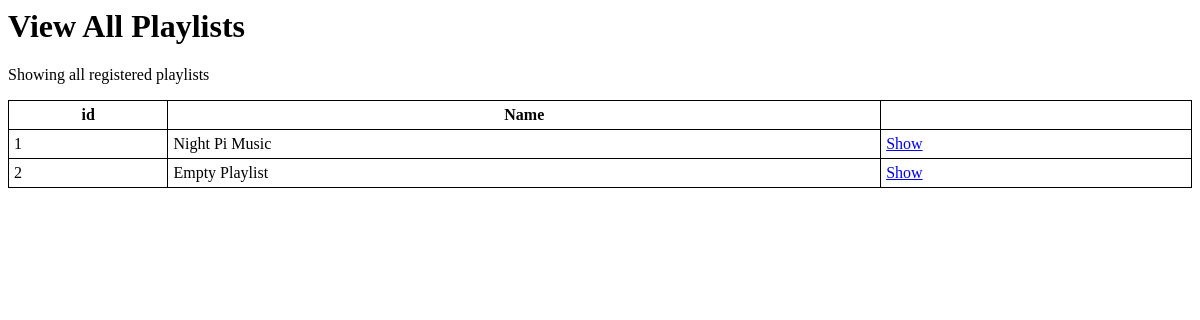
Page /playlist/ on the earlier database version.
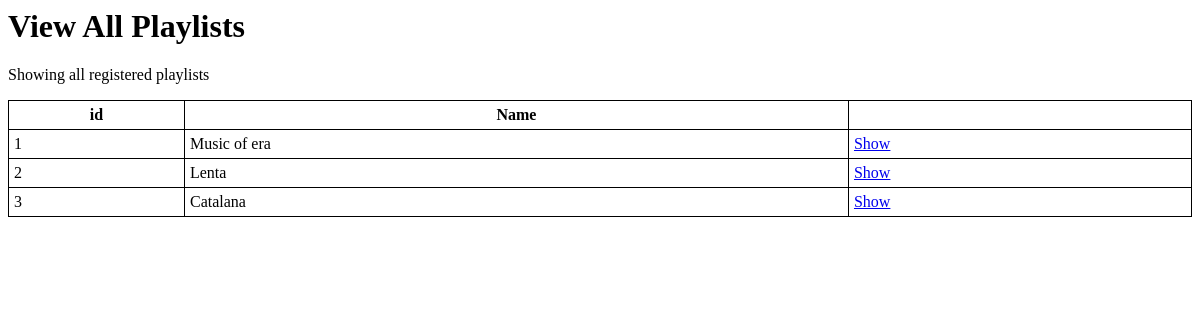
Same page on the later database version.
### appPlayIT/models.py (models this page shows, shortened)
class Playlist(models.Model):
    id_pub = models.ForeignKey(Pub, related_name='playlists')
    name = models.TextField()

### appPlayIT/views.py (the view)
# urls.py: url(r'^playlist/$', get_playlist_list),
def get_playlist_list(request, format='html'):
    playlists = Playlist.objects.all()
    if format == 'json':
        return render_json_response(playlists)
    elif format == 'xml':
        return render_xml_response(playlists)
    else:
        return render_to_response(
            'playlist_list.html',
            {
                'titlehead' : 'PlayIT - View Playlist List',
                'pagetitle' : 'View All Playlists',
                'playlists' : playlists
            }
        )

### appPlayIT/templates/playlist_list.html
{% extends "basepage.html" %}
{% block content %}
    {% if playlists %}
        <p>Showing all registered playlists</p>
        <table style="width:100%" >
            <tr>
                <th>id</th>
                <th>Name</th>
            </tr>
            {% for playlist in playlists %}
                <tr>
                    <td>{{ playlist.id }}</td>
                    <td>{{ playlist.name }}</td>
                    <td><a href="/playlist/{{ playlist.id }}">Show</a></td>
                </tr>
            {% endfor %}
        </table>
    {% else %}
        <p>There are no registered playlists!</p>
    {% endif %}
{% endblock %}

Differences in the rows shown:
changed Playlist id 1: name "Night Pi Music" → "Music of era"
changed Playlist id 2: name "Empty Playlist" → "Lenta"
added Playlist: id "3", name "Catalana"
